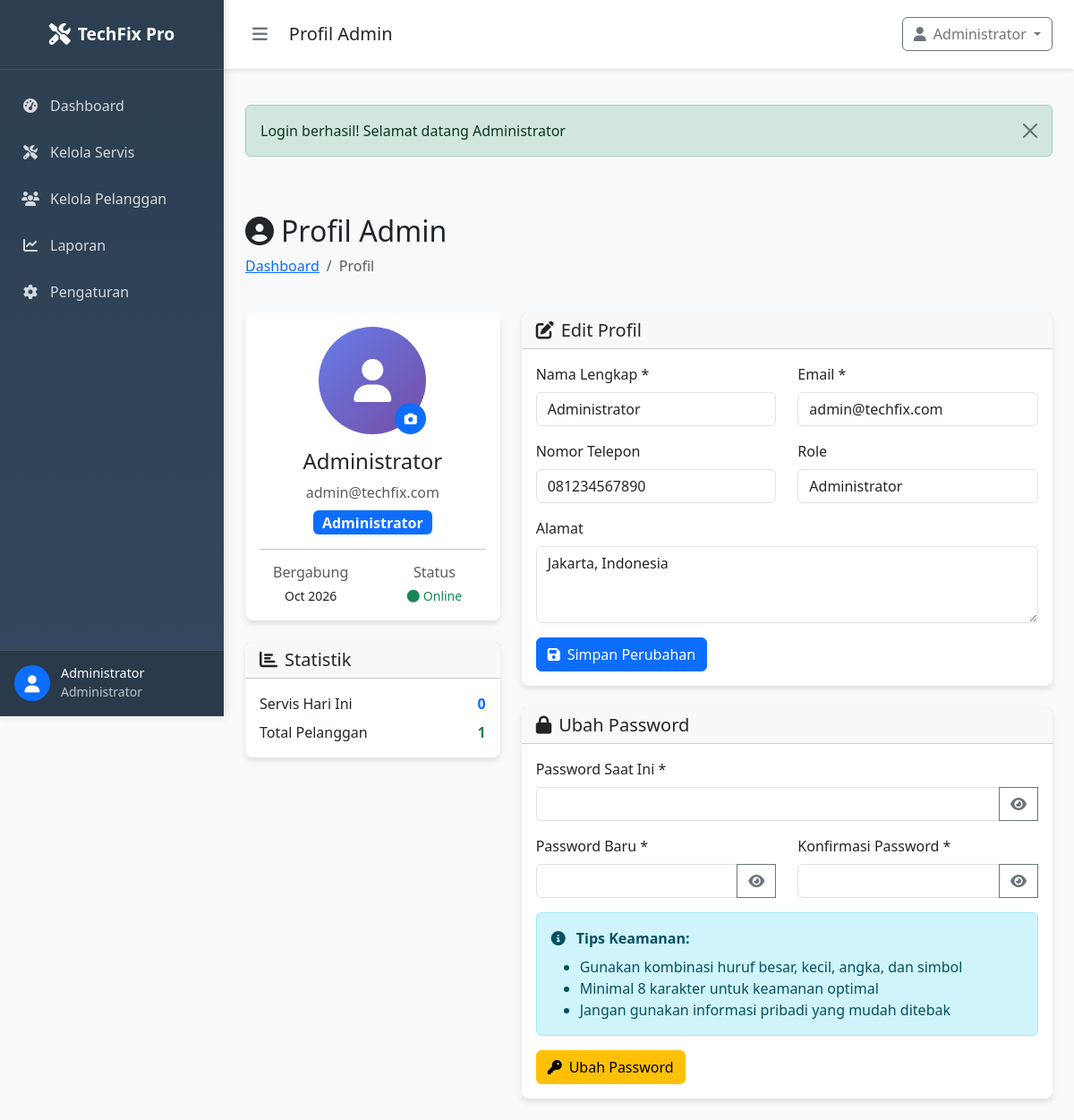
Screenshot of /SOURCE_CODE_APLIKASI/admin/profile.php (signed in) with the database file from the repository.
### tables this page shows
CREATE TABLE `settings` (
  `id` int(11) NOT NULL AUTO_INCREMENT,
  `setting_key` varchar(100) NOT NULL,
  `setting_value` text DEFAULT NULL,
  `setting_type` enum('string','number','boolean','json') NOT NULL DEFAULT 'string',
  `description` text DEFAULT NULL,
  `is_public` tinyint(1) NOT NULL DEFAULT 0,
  `created_at` timestamp NOT NULL DEFAULT current_timestamp(),
  `updated_at` timestamp NOT NULL DEFAULT current_timestamp() ON UPDATE current_timestamp(),
  PRIMARY KEY (`id`),
  UNIQUE KEY `setting_key` (`setting_key`)
);

CREATE TABLE `users` (
  `id` int(11) NOT NULL AUTO_INCREMENT,
  `name` varchar(100) NOT NULL,
  `email` varchar(100) NOT NULL,
  `phone` varchar(20) DEFAULT NULL,
  `password` varchar(255) NOT NULL,
  `role` enum('admin','customer') NOT NULL DEFAULT 'customer',
  `address` text DEFAULT NULL,
  `is_active` tinyint(1) NOT NULL DEFAULT 1,
  `email_verified_at` timestamp NULL DEFAULT NULL,
  `remember_token` varchar(100) DEFAULT NULL,
  `created_at` timestamp NOT NULL DEFAULT current_timestamp(),
  `updated_at` timestamp NOT NULL DEFAULT current_timestamp() ON UPDATE current_timestamp(),
  PRIMARY KEY (`id`),
  UNIQUE KEY `email` (`email`),
  KEY `idx_role` (`role`),
  KEY `idx_is_active` (`is_active`)
);

### SOURCE_CODE_APLIKASI/admin/profile.php (the view, shortened to what the rows shown need)
<?php
require_once '../config/database.php';
require_once '../config/session.php';
require_once '../classes/User.php';
$userObj = new User();
$userId = getCurrentUserId();
$user = $userObj->getUserById($userId);
include '../includes/header.php';
?>
<div class="row">
    <div class="col-12">
        <div class="d-flex justify-content-between align-items-center mb-4">
            <div>
                <h2><i class="fas fa-user-circle me-2"></i>Profil Admin</h2>
            </div>
        </div>
    </div>
</div>
<div class="row">
    <div class="col-lg-4">
        <div class="card">
            <div class="card-body text-center">
                <div class="position-relative d-inline-block mb-3">
                    <?php
                    try {
                        $avatarUrl = $userObj->getAvatarUrl($userId);
                        if ($avatarUrl !== 'assets/img/default-avatar.png' && file_exists($avatarUrl)):
                    ?>
                        <img src="../<?php echo $avatarUrl; ?>" alt="Avatar" class="rounded-circle" style="width: 120px; height: 120px; object-fit: cover; border: 4px solid #fff; box-shadow: 0 4px 8px rgba(0,0,0,0.1);">
                    <?php else: ?>
                        <div class="avatar-circle mx-auto" style="width: 120px; height: 120px; font-size: 3rem;">
                        </div>
                    <?php
                        endif;
                    } catch (Exception $e) {
                    ?>
                        <div class="avatar-circle mx-auto" style="width: 120px; height: 120px; font-size: 3rem;">
                            <i class="fas fa-user"></i>
                        </div>
                    <?php } ?>
                    <button class="btn btn-primary btn-sm position-absolute bottom-0 end-0 rounded-circle"
                            style="width: 35px; height: 35px; padding: 0;"
                            data-bs-toggle="modal"
                            data-bs-target="#avatarModal">
                    </button>
                </div>
                <h4><?php echo htmlspecialchars($user['name']); ?></h4>
                <p class="text-muted mb-2"><?php echo htmlspecialchars($user['email']); ?></p>
                <span class="badge bg-primary fs-6">Administrator</span>
                <hr class="my-3">
                <div class="row text-center">
                    <div class="col-6">
                        <h6 class="text-muted mb-1">Bergabung</h6>
                        <small><?php echo date('M Y', strtotime($user['created_at'])); ?></small>
                    </div>
                    <div class="col-6">
                    </div>
                </div>
            </div>
        </div>
    </div>
    <div class="col-lg-8">
        <div class="card mb-4">
            <div class="card-body">
                <form method="POST" action="profile.php" class="needs-validation" novalidate>
                    <div class="row">
                        <div class="col-md-6 mb-3">
                            <label for="name" class="form-label">Nama Lengkap *</label>
                            <input type="text" class="form-control" id="name" name="name"
                                   value="<?php echo htmlspecialchars($user['name']); ?>" required>
                        </div>
                        <div class="col-md-6 mb-3">
                            <label for="email" class="form-label">Email *</label>
                            <input type="email" class="form-control" id="email" name="email"
                                   value="<?php echo htmlspecialchars($user['email']); ?>" required>
                        </div>
                    </div>
                    <div class="row">
                        <div class="col-md-6 mb-3">
                            <label for="phone" class="form-label">Nomor Telepon</label>
                            <input type="tel" class="form-control" id="phone" name="phone"
                                   value="<?php echo htmlspecialchars($user['phone'] ?: ''); ?>"
                                   placeholder="+6281234567890">
                        </div>
                    </div>
                    <div class="mb-3">
                        <label for="address" class="form-label">Alamat</label>
                        <textarea class="form-control" id="address" name="address" rows="3"
                                  placeholder="Alamat lengkap"><?php echo htmlspecialchars($user['address'] ?: ''); ?></textarea>
                    </div>
                </form>
            </div>
        </div>
    </div>
</div>
<?php include '../includes/footer.php'; ?>

### SOURCE_CODE_APLIKASI/includes/header.php (shortened to what the rows shown need)
<!DOCTYPE html>
<html lang="id">
<head>
    <link href="https://cdn.jsdelivr.net/npm/bootstrap@5.3.2/dist/css/bootstrap.min.css" rel="stylesheet">
    <link rel="stylesheet" href="https://cdnjs.cloudflare.com/ajax/libs/font-awesome/6.4.0/css/all.min.css">
    <link rel="stylesheet" href="https://cdn.datatables.net/1.13.7/css/dataTables.bootstrap5.min.css">
    <link rel="stylesheet" href="https://cdn.jsdelivr.net/npm/sweetalert2@11.7.32/dist/sweetalert2.min.css">
</head>
<body>
    <?php
    $script_path = $_SERVER['PHP_SELF'];
    $current_page = basename($_SERVER['PHP_SELF'], '.php');
    $is_admin_page = strpos($script_path, '/admin/') !== false && strpos($script_path, '/public/') === false;
    $is_customer_page = strpos($script_path, '/customer/') !== false && strpos($script_path, '/public/') === false;
    $is_public_page = strpos($script_path, '/public/') !== false;
    $is_logged_in = function_exists('isLoggedIn') && isLoggedIn();
    $is_admin = function_exists('isAdmin') && isAdmin();
    $is_customer = function_exists('isCustomer') && isCustomer();
    $base_path = '';
    if ($is_admin_page || $is_customer_page || $is_public_page) {
        $base_path = '../';
    }
    $show_sidebar = $is_logged_in && ($is_admin || $is_customer);
    ?>
    <?php if ($show_sidebar): ?>
    <div class="sidebar" id="sidebar">
        <div class="sidebar-header">
            <a href="<?php echo $base_path; ?>index.php" class="brand">
                <i class="fas fa-tools"></i>
                <span class="brand-text"><?php echo getSiteName(); ?></span>
            </a>
        </div>
        <nav class="sidebar-nav">
            <?php if ($is_admin): ?>
            <div class="nav-item">
                <a href="<?php echo $is_admin_page ? '' : '../admin/'; ?>dashboard.php"
                   class="nav-link <?php echo $current_page === 'dashboard' ? 'active' : ''; ?>">
                    <i class="fas fa-tachometer-alt"></i>
                    <span>Dashboard</span>
                </a>
            </div>
            <div class="nav-item">
                <a href="<?php echo $is_admin_page ? '' : '../admin/'; ?>services.php"
                   class="nav-link <?php echo $current_page === 'services' || $current_page === 'service_detail' ? 'active' : ''; ?>">
                    <i class="fas fa-tools"></i>
                    <span>Kelola Servis</span>
                </a>
            </div>
            <div class="nav-item">
                <a href="<?php echo $is_admin_page ? '' : '../admin/'; ?>customers.php"
                   class="nav-link <?php echo $current_page === 'customers' ? 'active' : ''; ?>">
                    <i class="fas fa-users"></i>
                    <span>Kelola Pelanggan</span>
                </a>
            </div>
            <div class="nav-item">
                <a href="<?php echo $is_admin_page ? '' : '../admin/'; ?>reports.php"
                   class="nav-link <?php echo $current_page === 'reports' ? 'active' : ''; ?>">
                    <i class="fas fa-chart-line"></i>
                    <span>Laporan</span>
                </a>
            </div>
            <div class="nav-item">
                <a href="<?php echo $is_admin_page ? '' : '../admin/'; ?>settings.php"
                   class="nav-link <?php echo $current_page === 'settings' ? 'active' : ''; ?>">
                    <i class="fas fa-cog"></i>
                    <span>Pengaturan</span>
                </a>
            </div>
            <?php endif; ?>
        </nav>
        <div class="sidebar-user">
            <div class="user-info">
                <div class="user-avatar" style="background: none; padding: 0;">
                    <?php
                    if (function_exists('getCurrentUserId')) {
                        try {
                            require_once $base_path . 'classes/User.php';
                            $userObj = new User();
                            $avatarUrl = $userObj->getAvatarUrl(getCurrentUserId());
                            if ($avatarUrl !== 'assets/img/default-avatar.png' && file_exists($base_path . $avatarUrl)):
                    ?>
                        <img src="<?php echo $base_path . $avatarUrl; ?>" alt="Avatar" class="rounded-circle" style="width: 40px; height: 40px; object-fit: cover;">
                    <?php else: ?>
                        <div style="width: 40px; height: 40px; border-radius: 50%; background: var(--primary-color); display: flex; align-items: center; justify-content: center; color: white; font-size: 1.2rem;">
                            <i class="fas fa-user"></i>
                        </div>
                    <?php
                        endif;
                        } catch (Exception $e) {
                            echo '<div style="width: 40px; height: 40px; border-radius: 50%; background: var(--primary-color); display: flex; align-items: center; justify-content: center; color: white; font-size: 1.2rem;"><i class="fas fa-user"></i></div>';
                        }
                    } else {
                        echo '<div style="width: 40px; height: 40px; border-radius: 50%; background: var(--primary-color); display: flex; align-items: center; justify-content: center; color: white; font-size: 1.2rem;"><i class="fas fa-user"></i></div>';
                    }
                    ?>
                </div>
                <div class="user-details">
                    <h6><?php echo function_exists('getCurrentUserName') ? getCurrentUserName() : 'User'; ?></h6>
                    <small><?php echo $is_admin ? 'Administrator' : 'Customer'; ?></small>
                </div>
            </div>
        </div>
    </div>
    <?php endif; ?>
</body>
</html>

### rows the page displays
settings: setting_value "TechFix Pro"
users: name "Administrator", email "admin@techfix.com", created_at "Oct 2026", phone "081234567890", address "Jakarta, Indonesia"

### other values shown
getCurrentUserName() "Administrator"
$page_title "Profil Admin"
$flash['message'] "Login berhasil! Selamat datang Administrator"
$todayServices "0"
$totalCustomers "1"
